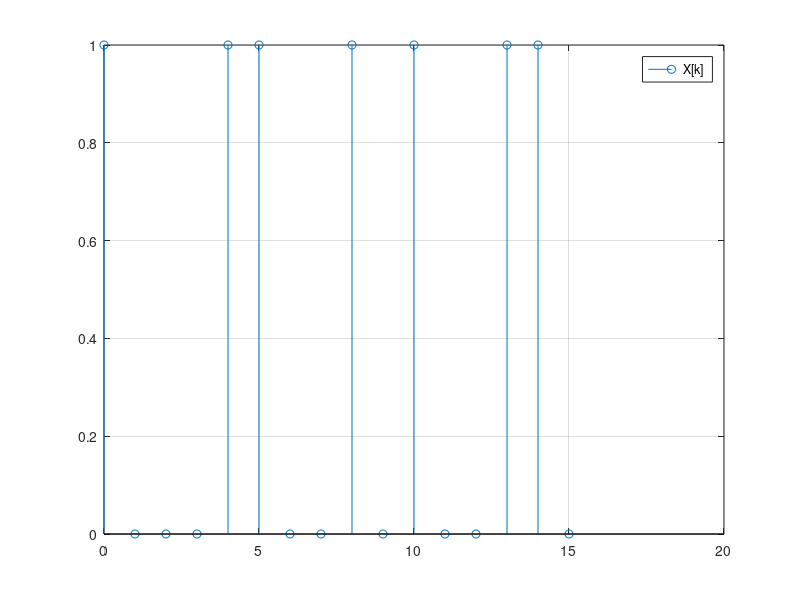
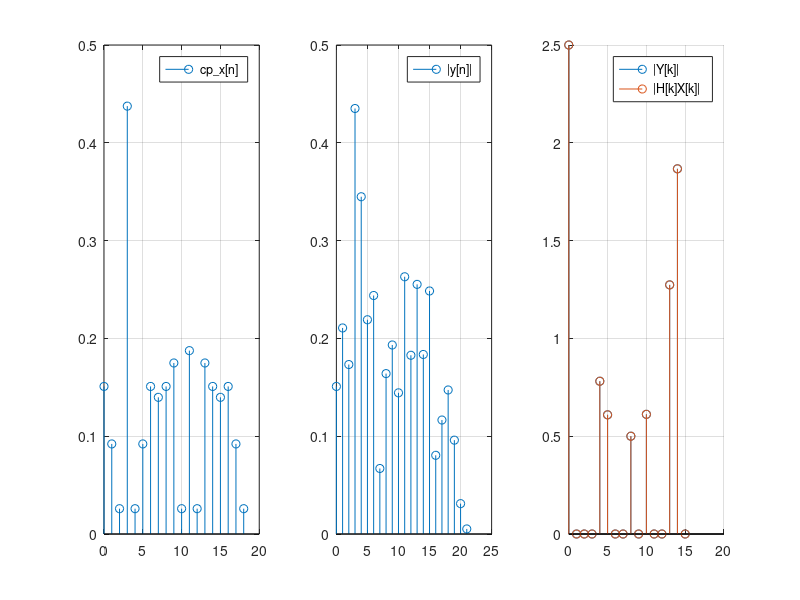
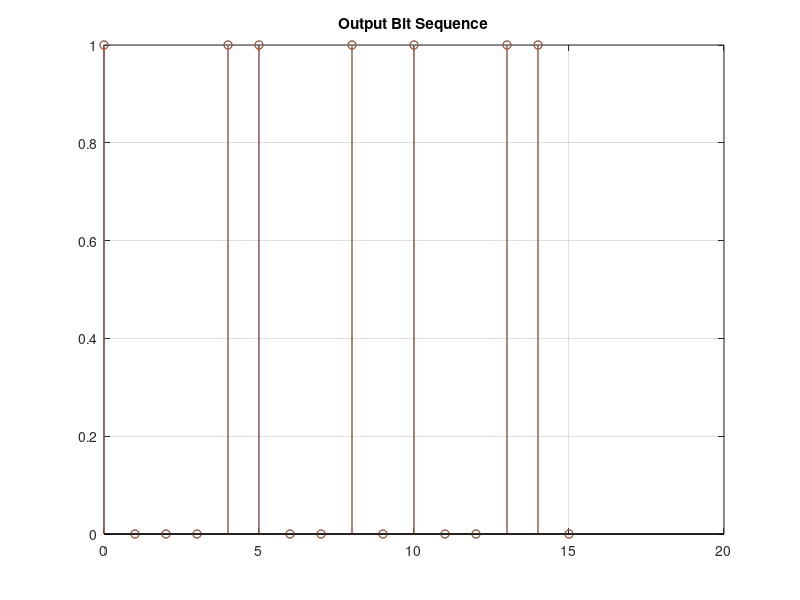

Here is the MATLAB script that generated these plots, in order:
% IN The Name OF GOD
% SDMN Course SPring 1402
% HW3 - OFDM Implementation 
% Pouria Dadkhah - 401201381

clc;
clear;
close all;

% OFDM parameters
fs = 1; % 15.36e6;
N = 16; % 512;
% guard = 5.7e-6;
cpLen = 3; % round(guard * fs);
symLen = N + cpLen;

% Channel parameters
% tau = 5e-6;
% amp = 0.8;
% delay = round(tau * fs);
% h = zeros(1, N);
% h(1) = 1;
% h(delay) = amp;
h = [1 0.8 0.5 0.2];
H = fft(h, N);

% Input sequence
xLen = 16; %10240;
% x = zeros(1, inLen);
x = [1 0 0 0 1 1 0 0 1 0 1 0 0 1 1 0];
% x = randi([0 1], 1, xLen);

figure()
stem(0:length(x) - 1, abs(x))
legend('X[k]')
grid on

% Tx
Nsym = ceil(xLen / N);
tx = zeros(1, Nsym * symLen);
for i = 1:Nsym
    x1 = (i - 1) * N + 1; x2 = i * N;
    tx1 = (i - 1) * symLen + 1; tx2 = i * symLen;
    tx(tx1 + cpLen:tx2) = ifft(x(x1:x2));
    tx(tx1:tx1 + cpLen - 1) = tx(tx2 - cpLen + 1:tx2);
end

figure()
subplot(1,3,1)
stem((0:length(tx) - 1) / fs, abs(tx))
legend('cp\_x[n]')
grid on

% Channel
rx = conv(tx, h);

% figure()
subplot(1,3,2)
stem((0:length(rx) - 1) / fs, abs(rx))
legend('|y[n]|')
grid on

% Rx
y = zeros(1, Nsym * N);
Hx = zeros(1, Nsym * N);
for i = 1:Nsym
    y1 = (i - 1) * N + 1; y2 = i * N;
    rx1 = (i - 1) * symLen + 1; rx2 = i * symLen;
    y(y1:y2) = fft(rx(rx1 + cpLen:rx2));
    Hx(y1:y2) = H .* x(y1:y2);
end

% figure()
subplot(1,3,3)
hold on
stem((0:length(y) - 1) / fs, abs(y))
stem((0:length(Hx) - 1) / fs, abs(Hx))
legend('|Y[k]|', '|H[k]X[k]|')
grid on

% Equalizer
seq = zeros(1, Nsym * N);
for i = 1:Nsym
    y1 = (i - 1) * N + 1; y2 = i * N;
    seq1 = (i - 1) * N + 1; seq2 = i * N;
    seq(y1:y2) = y(y1:y2) ./ H;
end

seq = (abs(seq) >= 0.5) + 0;

figure()
stem(0:length(x) - 1, x)
hold on
stem(0:length(x) - 1, seq)
title('Output Bit Sequence')
grid on
ber = biterr(x, seq);
